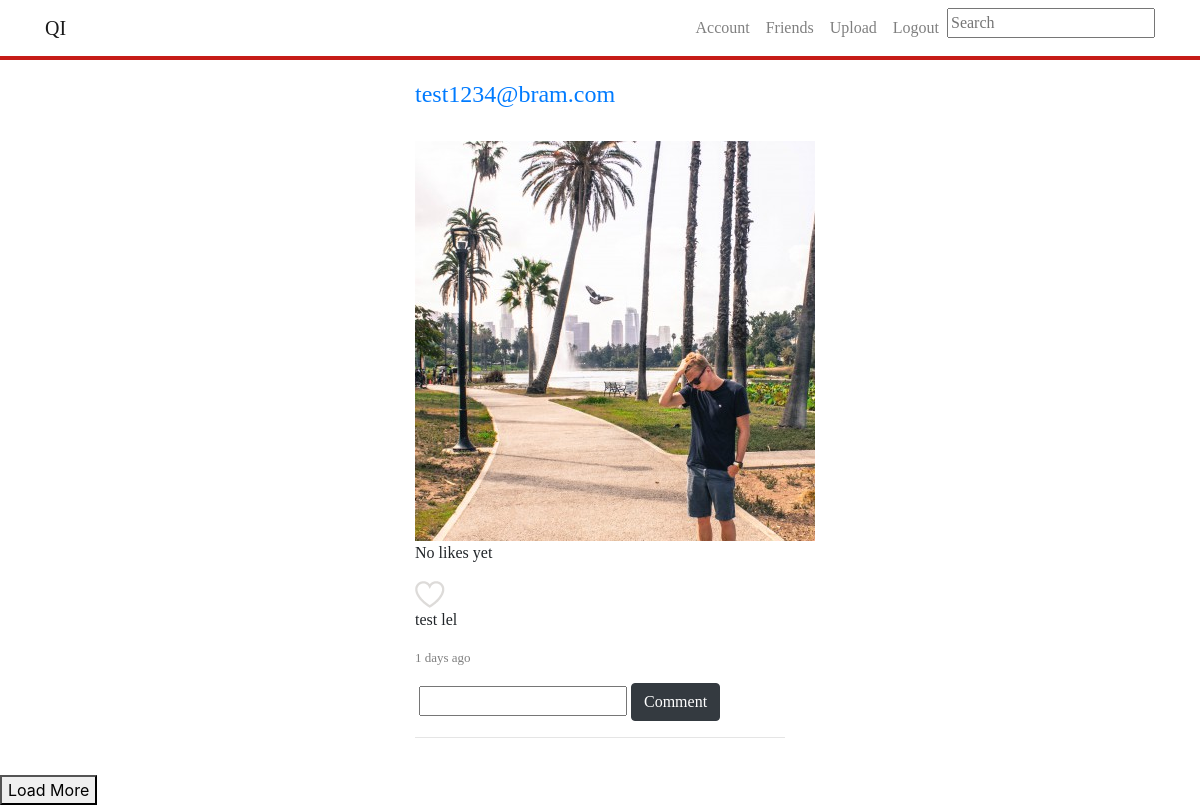
The app's page /index.php (signed in), older data.
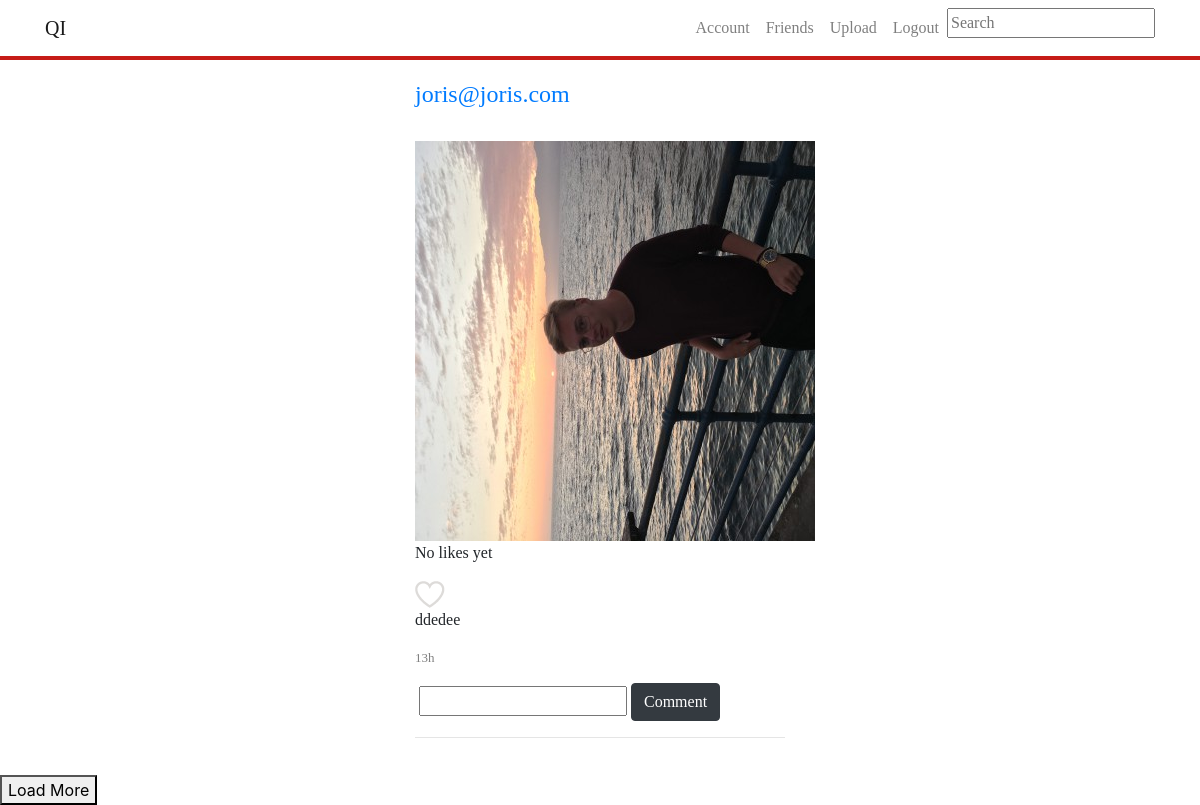
The same page, newer data.
### tables this page shows
CREATE TABLE `posts` (
  `id` int(11) NOT NULL,
  `filelocation` varchar(500) NOT NULL,
  `imageuserid` int(11) NOT NULL,
  `besch` varchar(500) NOT NULL,
  `user` varchar(500) NOT NULL,
  `timestamp` timestamp NOT NULL DEFAULT CURRENT_TIMESTAMP ON UPDATE CURRENT_TIMESTAMP
);

### classes/User.class.php (called while the page is built, shortened)
<?php
class User{
    private function getFriendId($userid){
        $conn=Db::getInstance();
        $statement = $conn->prepare("select friendid from friendlist where userid = :userid");
        $statement->bindValue(":userid",$userid);
        $statement->execute();
        $results = $statement->fetchAll();
        $array = array();
        array_push($array, $_SESSION['userid']);
        foreach($results as $res){
            array_push($array, $res['friendid']);
        }
        return $array;
    }
    public function getFeed($userid){
        $friendsid=$this->getFriendId($userid);
        $conn=Db::getInstance();
        $array=implode(',', $friendsid);
        $statement = $conn->prepare("select * from posts where imageuserid in (".implode(',', $friendsid).") order by timestamp desc limit :getal ");
        $statement->bindValue(':getal',$_SESSION['getal'], PDO::PARAM_INT);
        $statement->execute();
        $results = $statement->fetchAll();
        return $results;
    }
}

### classes/postDetails.class.php (called while the page is built, shortened)
<?php
class postDetails{
    public function getPostHour($id){
        $conn = Db::getInstance();
        $postTime = $conn->prepare("SELECT timestamp
                                   FROM posts
                                   WHERE id = :id");
        $postTime->bindValue(':id', $id);
        $postTime->execute();
        $postTime = $postTime->fetch(PDO::FETCH_ASSOC);
        $currentTime = strtotime(date('Y-m-d H:i:s'));
        $postedTime = strtotime($postTime['timestamp']);
        $difference = $currentTime - $postedTime;
        $days = $difference/60/60/24;
        $hour = $difference/(60*60);
        $minutes = (abs($difference)/60);
        if(number_format($minutes, 0) < 1)
        {
            $result = "A moment ago";
        }
        elseif(number_format($hour, 0) < 1)
        {
            $result = number_format($minutes, 0). " minutes ago" ;
        }
        elseif(number_format($hour, 0) < 24)
        {
            $result = number_format($hour, 0)."h";
        }
        else
        {
            $result = number_format($days, 0)." days ago";
        }
        return $result;
    }
    public function likeCheck($postid){
        $conn = Db::getInstance();
        $likeSenderID = $_SESSION['userid'];
        $likeCheck = $conn->prepare("SELECT * FROM likes WHERE likeimageid = $postid AND likesendid = $likeSenderID");
        $likeCheck->execute();
        if ($likeCheck->rowCount() == 1) {
            return true;
        }
        else{return false;}
    }
    public function getLikes($postid){
    $conn = Db::getInstance();
        $likeCount = $conn->prepare("SELECT likeimageid FROM likes WHERE likeimageid = :likeimageid");
        $likeCount->bindValue(":likeimageid", $postid);
        $likeCount->execute();
        $result = $likeCount->rowCount();
        return $result;
    }
}
?>

### index.php (the view, shortened to what this page needs)
<?php
    include_once ("classes/User.class.php");
    include_once ("classes/postDetails.class.php");
    $userid = $_SESSION['userid'];
    $f = new User();
    $r=$f->getFeed($userid);
?><!DOCTYPE html>
<html lang="en">
<head>
</head>
<body>
<?php include_once("includes/nav.inc.php"); ?>
<div class="indexFeed col-lg-4 mx-auto" style="margin-top: 80px;font-family: Oswald;">
        <?php foreach($r as $post): ?>
            <div class="post__user" >
                <h4 class=""><a class="" href="profile.php?userID=<?php echo $post['imageuserid'];?>"><?php echo $post['user']?></a></h4>
             </div>
            <div class="">
                <img class="" src="<?php echo $post['filelocation']?>" alt="">
             </div>
            <p>
                <?php
                $likeCounter = new postDetails();
                $likes = $likeCounter->getLikes($post['id']);
                if($likes == 0) {
                    echo "No likes yet";
                }
                elseif($likes == 1)
                {
                    echo $likes." Like";
                }
                else
                {
                    echo $likes." Likes";
                }
                ?>
            </p>
                    <?php
                    $like = new postDetails();
                    $likeCheck = $like->likeCheck($post['id']);
                    if($likeCheck)
                    {
                        $source = "images/heart_filled.png";
                        $class = "btnUnlike";
                    }
                    else
                    {
                        $source = "images/heart_blank.png";
                        $class = "btnLike";
                    }
                    ?>
                <img class="likeHeart <?php echo $class; ?> "src="<?php echo $source; ?>" alt="like"
                     value="<?php echo $post['id'] ?>">
            <div class="card-text">
                <p><?php echo $post['besch']?></p>
            </div>
                <p style="color: grey;font-size: small;">
                    <?php
                    $timestamp = new postDetails();
                    $timestamp = $timestamp->getPostHour($post['id']);
                    echo $timestamp;
                    ?>
                </p>
            <div style="margin-bottom: 10%;" class="comments">
                <form method='post'>
                    <input type='text' name='comments'>
                    <button class="btn btn-dark" name='submit'>Comment</button>
                    <hr>
                </form>
            </div>
<?php endforeach;?>
    </div>
<footer>
<button class="btnLoadMore">Load More</button>
</footer>
</body>
</html>

### includes/nav.inc.php (shortened to what this page needs)
<!doctype html>
<html lang="en">
<head>
    <link rel="stylesheet" href="https://maxcdn.bootstrapcdn.com/bootstrap/4.0.0/css/bootstrap.min.css">
</head>
<body>
<nav style="background-color: white; border-bottom: #c61c18 solid 4px; font-family: Oswald;"; class="navbar navbar-expand-lg navbar-light fixed-top p-7" id="mainNav">
    <div class="container">
        <a class="navbar-brand" href="index.php">QI</a>
        <div class="collapse navbar-collapse" id="navbarResponsive">
    <ul class="navbar-nav ml-auto">
        <li class="nav-item">
            <a class="nav-link" href="Accountsettings.php">Account</a>
        </li>
        <li class="nav-item">
            <a class="nav-link" href="friendlist.php">Friends</a>
        </li>
        <li class="nav-item">
            <a class="nav-link" href="imageupload.php">Upload</a>
        </li>
        <li class="nav-item">
            <a class="nav-link" href="includes/logout.inc.php">Logout</a>
        </li>
        <li class="nav-item">
            <div class="searchBar">
                <form name="formSearch" method="get" action="search.php">
                    <span><input id="txtSearch" type="text" name="txtSearch" placeholder="Search" required></span>
                </form>
            </div>
        </li>
    </ul>
        </div>
    </div>
</nav>
</body>
</html>

Row changes from the older to the newer data that the page shows:
no longer on this page (row unchanged): posts: user "test1234@bram.com", filelocation (picture), besch "test lel", timestamp "1 days ago"
added posts: user "joris@joris.com", filelocation (picture), besch "ddedee", timestamp "13h"
